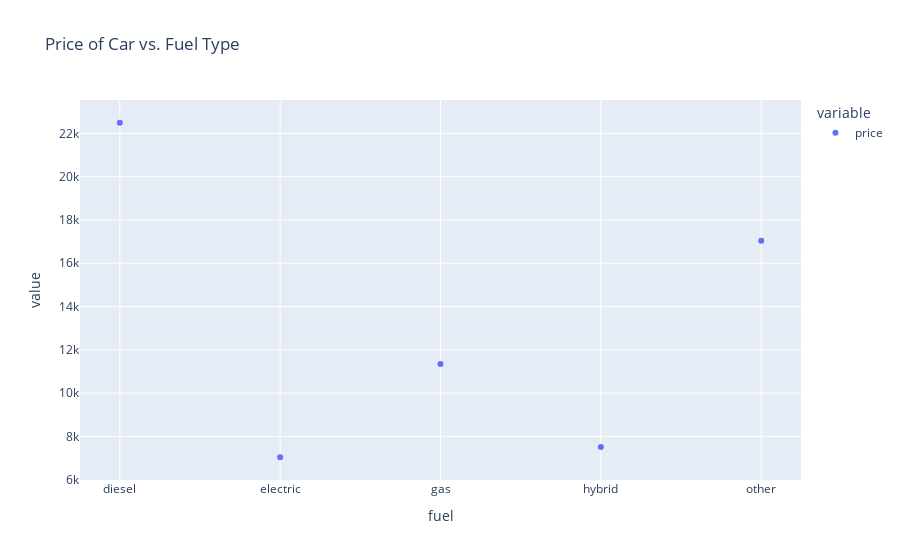

This figure's notebook cell:
### Code cell
price_fuel = car_data.groupby('fuel')['price'].mean()
car_fuel_scatter = px.scatter(price_fuel, 
                              #x='fuel', 
                              #y='price',
                              title='Price of Car vs. Fuel Type')
car_fuel_scatter.show()

### Figure 1 — Plotly figure (JSON) as saved in the notebook; plotly's stock layout.template omitted (floating-point values rounded to 4 significant figures)
{"data": [{"hovertemplate": "variable=price<br>fuel=%{x}<br>value=%{y}<extra></extra>", "legendgroup": "price", "marker": {"color": "#636efa", "symbol": "circle"}, "mode": "markers", "name": "price", "orientation": "v", "showlegend": true, "type": "scatter", "x": ["diesel", "electric", "gas", "hybrid", "other"], "xaxis": "x", "y": [22490.0, 7034.0, 11350.0, 7503.0, 17040.0], "yaxis": "y"}], "layout": {"legend": {"title": {"text": "variable"}, "tracegroupgap": 0}, "title": {"text": "Price of Car vs. Fuel Type"}, "xaxis": {"anchor": "y", "domain": [0, 1], "title": {"text": "fuel"}}, "yaxis": {"anchor": "x", "domain": [0, 1], "title": {"text": "value"}}}}
